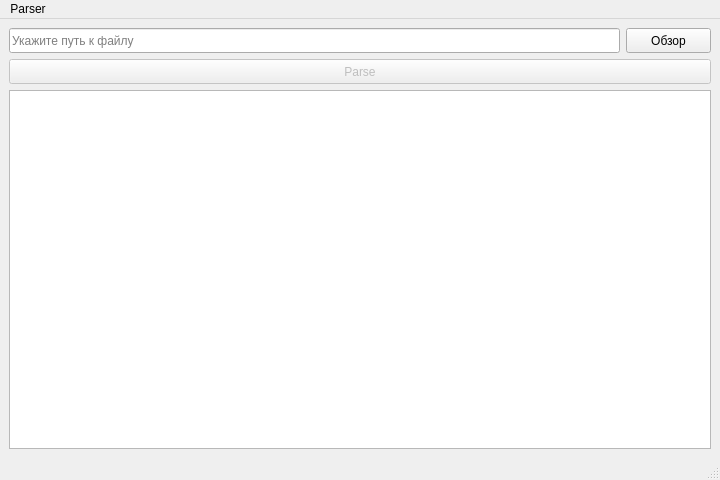
<?xml version="1.0" encoding="UTF-8"?>
<ui version="4.0">
 <class>MainWindow</class>
 <widget class="QMainWindow" name="MainWindow">
  <property name="geometry">
   <rect>
    <x>0</x>
    <y>0</y>
    <width>720</width>
    <height>480</height>
   </rect>
  </property>
  <property name="minimumSize">
   <size>
    <width>560</width>
    <height>480</height>
   </size>
  </property>
  <property name="windowTitle">
   <string>MainWindow</string>
  </property>
  <widget class="QWidget" name="centralwidget">
   <layout class="QVBoxLayout" name="verticalLayout">
    <item>
     <layout class="QHBoxLayout" name="horizontalLayout">
      <item>
       <widget class="QLineEdit" name="lineEdit">
        <property name="sizePolicy">
         <sizepolicy hsizetype="Expanding" vsizetype="Fixed">
          <horstretch>0</horstretch>
          <verstretch>0</verstretch>
         </sizepolicy>
        </property>
        <property name="minimumSize">
         <size>
          <width>100</width>
          <height>25</height>
         </size>
        </property>
        <property name="sizeIncrement">
         <size>
          <width>200</width>
          <height>25</height>
         </size>
        </property>
        <property name="baseSize">
         <size>
          <width>0</width>
          <height>0</height>
         </size>
        </property>
        <property name="layoutDirection">
         <enum>Qt::LeftToRight</enum>
        </property>
        <property name="placeholderText">
         <string>Укажите путь к файлу</string>
        </property>
       </widget>
      </item>
      <item>
       <widget class="QPushButton" name="pushButton_2">
        <property name="sizePolicy">
         <sizepolicy hsizetype="Fixed" vsizetype="Fixed">
          <horstretch>0</horstretch>
          <verstretch>0</verstretch>
         </sizepolicy>
        </property>
        <property name="minimumSize">
         <size>
          <width>85</width>
          <height>25</height>
         </size>
        </property>
        <property name="maximumSize">
         <size>
          <width>85</width>
          <height>25</height>
         </size>
        </property>
        <property name="text">
         <string>Обзор</string>
        </property>
       </widget>
      </item>
     </layout>
    </item>
    <item>
     <widget class="QPushButton" name="pushButton">
      <property name="enabled">
       <bool>false</bool>
      </property>
      <property name="sizePolicy">
       <sizepolicy hsizetype="Minimum" vsizetype="Fixed">
        <horstretch>0</horstretch>
        <verstretch>0</verstretch>
       </sizepolicy>
      </property>
      <property name="minimumSize">
       <size>
        <width>85</width>
        <height>25</height>
       </size>
      </property>
      <property name="text">
       <string>Parse</string>
      </property>
     </widget>
    </item>
    <item>
     <widget class="QTableWidget" name="mainTable"/>
    </item>
   </layout>
  </widget>
  <widget class="QMenuBar" name="menubar">
   <property name="geometry">
    <rect>
     <x>0</x>
     <y>0</y>
     <width>720</width>
     <height>22</height>
    </rect>
   </property>
   <widget class="QMenu" name="menuParser">
    <property name="title">
     <string>Parser</string>
    </property>
   </widget>
   <addaction name="menuParser"/>
  </widget>
  <widget class="QStatusBar" name="statusbar"/>
 </widget>
 <tabstops>
  <tabstop>mainTable</tabstop>
 </tabstops>
 <resources/>
 <connections/>
</ui>
